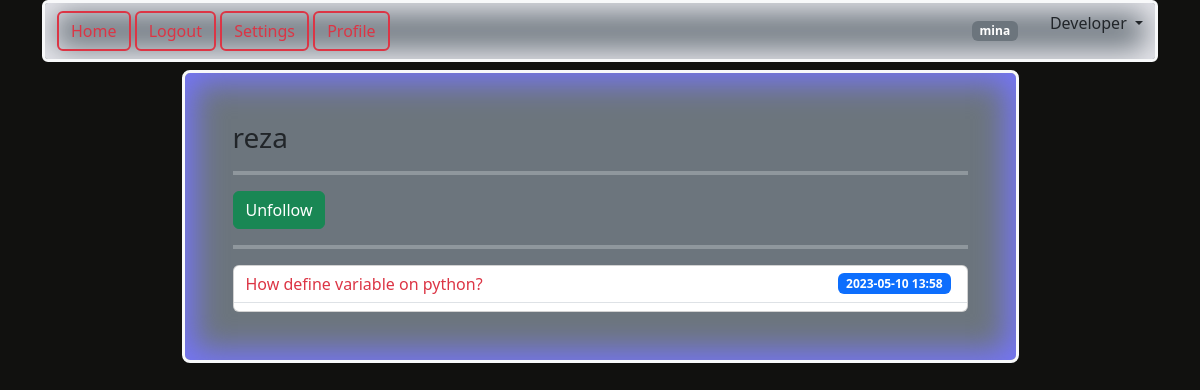
Screenshot of /user/1 (signed in) with the database file from the repository.
### app/users/models.py (models this page shows, shortened)
class User(BaseModel,UserMixin):
    username=db.Column(db.String(40),unique=True)
    password=db.Column(db.String(60))
    phone=db.Column(db.String(13))
    login_attempt=db.Column(db.Integer,default=0)
    private=db.Column(db.Boolean,default=False)
    phone_show=db.Column(db.Boolean,default=False)
    email=db.Column(db.String(60))
    post=db.relationship('Post',backref='author',lazy=True)

### app/posts/models.py (models this page shows, shortened)
class Post(BaseModel):
    title=db.Column(db.String(200),nullable=False)
    content=db.Column(db.Text,nullable=False)
    user_id=db.Column(db.Integer,db.ForeignKey('user.id'))

### app/users/routes.py (the view)
@blueprint.route('/user/<int:id>',methods=['POST','GET'])
def user(id):
    user=User.query.get_or_404(id)
    follow=False
    access=False
    form=FolowForm()
    if current_user.is_authenticated and user:
        relation=Follow.query.filter_by(follower=current_user.id,followed=user.id).first()
        if relation:
            follow=True
            if relation.accept and user.private:
                access=True
    posts=Post.query.filter_by(user_id=id).all()
    return render_template('users/user.html',user=user,follow=follow,form=form,access=access,posts=posts)

### app/users/forms.py
class FolowForm(FlaskForm):
     submit=SubmitField('Submin')

### app/users/models.py (called while the page is built)
@login_manager.user_loader
def load_user(user_id):
    user=User.query.get(int(user_id))
    return user

### app/templates/users/user.html (shortened to what this page needs)
{% extends 'base.html' %}
{% block content %}
<div class="d-flex  align-items-center justify-content-center  overflow-auto mt-2 w-100 " style="height:90%" >
<div class="bg-secondary w-75 h-100 p-5 overflow-auto rounded-3 border border-light border-3" style="box-shadow: inset 0px 0px 30px 10px rgb(117, 117, 246);">
    <h3> {{user.username if user.username else 'User name : NoN'}} </h3>
    <hr class="boeder border-light border-4">
        {% if current_user.is_authenticated and current_user !=user %}
                {% if follow %}
                        <form action="{{url_for('/users.unfollow',user_id=user.id)}}" method="POST">
                            {{form.submit(value='Unfollow',class='btn btn-success')}}
                        </form>
                {% else %}
                        <form action="{{url_for('/users.follow',user_id=user.id)}}" method="POST">
                            {{form.csrf_token}}
                            {{form.submit(value='Follow',class='btn btn-primary')}}
                       </form>
                {% endif%}
        {% endif %}
        <hr class="boeder border-light border-4">
        {% if posts %}
        {% if user.private==False or (user.private==True and access==True ) or (user==current_user) %}
        <div class="card">
        {% for post in posts %}
            <div class="card-title d-flex justify-content-between  align-items-center border-bottom">
              <a href="{{url_for('/posts.post',id=post.id)}}" class="btn btn-outline-danger border-0"  >
                {{post.title}}</a >
                <span class="badge bg-primary  me-3 ">{{post.create_at.strftime('%Y-%m-%d  %H:%M')}}</span>
            </div>
        {% endfor %}
         </div>
        {% endif %}
        {% endif %}
</div>
</div>
{% endblock %}

### app/templates/includes/navbar.html (shortened to what this page needs)
<nav class="navbar bg-secondary  rounded-2 border border-light border-3" style="box-shadow: inset 0px 0px 30px 10px rgb(233, 233, 238);">
    <div class="container-fluid d-flex justify-content-between" >
      <div >
      <a class="btn btn-outline-danger border border-danger border-2" href="{{url_for('home')}}">Home</a>
      {% if current_user.is_authenticated%}
      <a class="btn btn-outline-danger border border-danger border-2" href="{{url_for('/users.logout')}}">Logout</a>
      <a class="btn btn-outline-danger border border-danger border-2" href="{{url_for('/users.settings')}}">Settings</a>
      <a class="btn btn-outline-danger border border-danger border-2" href="{{url_for('/users.user',id=current_user.id)}}">Profile</a>
      {% else %}
      <a class="btn btn-outline-danger border border-danger border-2" href="{{url_for('/users.register')}}">Register</a>
      <a class="btn btn-outline-danger border border-danger border-2" href="{{url_for('/users.login')}}">Login</a>
      {% endif%}
    </div>
    {% if current_user.is_authenticated %}
<div class="d-flex justify-content-start align-items-center">
    <strong class="badge bg-secondary ">
        {% if current_user.username %}
        {{current_user.username}}
        {% else %}
        {{current_user.email}}
        {% endif %}
    </strong>
    {% endif%}
    <ul style="list-style-type: none;">
    <li class="nav-item dropdown">
      <a class="nav-link dropdown-toggle" href="#" role="button" data-bs-toggle="dropdown" aria-expanded="false">
        Developer
      </a>
    </li>
  </ul>
  </div>
    </div>
  </nav>

### app/templates/base.html (style rules this page uses)
body { margin: 0; padding: 0; background-color: rgb(17, 17, 15); height: 100vh; }

### rows the page displays
User: username "mina"
User: username "reza"
Post: title "How define variable on python?", create_at "2023-05-10 13:58"
